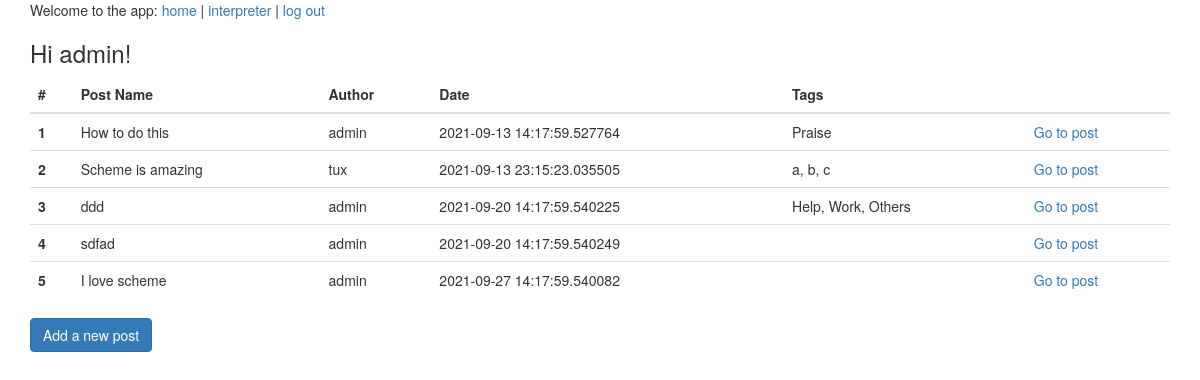
The app's page /mainpage (signed in), older data.
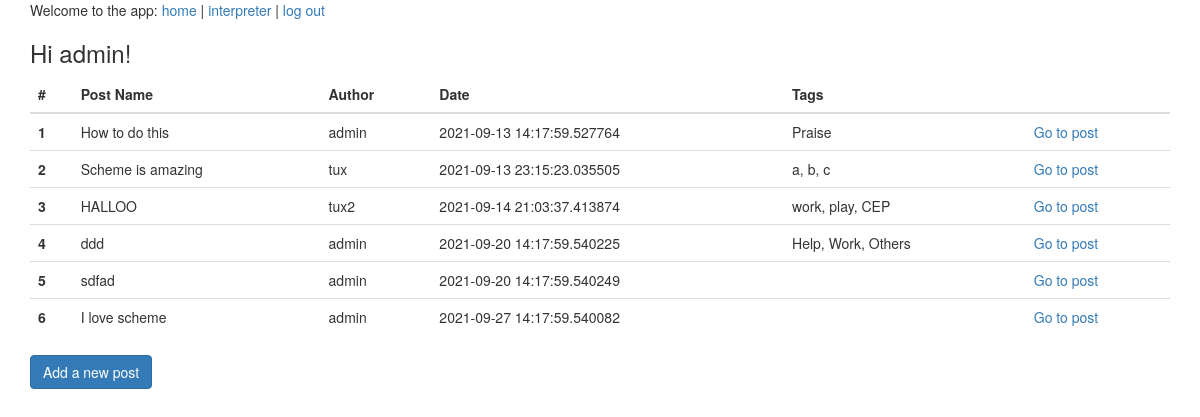
The same page, newer data.
### schemeinterp/models.py (models this page shows, shortened)
class User(db.Model, UserMixin):
    id = db.Column(db.Integer, primary_key=True)
    username = db.Column(db.String(50), unique=True)
    password = db.Column(db.String(256))
    email = db.Column(db.String(120), index=True, unique=True)
    date_created = db.Column(db.DateTime, default=datetime.now())
    posts = db.relationship(
        "Post", backref="user", lazy="joined"
    )  # ONE TO MANY relship for post
    replies = db.relationship("Reply", backref="user", lazy="joined")
    tags = db.relationship(
        "Tag", backref="user", lazy="joined"
    )  # ONE TO MANY relship for tags

class Post(db.Model):
    id = db.Column(db.Integer, primary_key=True)
    name = db.Column(db.String(256))
    description = db.Column(db.String(256))
    tdate = db.Column(db.DateTime)
    user_id = db.Column(db.Integer, db.ForeignKey("user.id"))
    tags = db.relationship("Tag", backref="posts", lazy=True)
    replies = db.relationship("Reply", backref="reply", lazy=True)

class Tag(db.Model):
    id = db.Column(db.Integer, primary_key=True)
    name = db.Column(db.String(256))
    user_id = db.Column(db.Integer, db.ForeignKey("user.id"))  # links to user
    post_id = db.Column(db.Integer, db.ForeignKey("post.id"))

### schemeinterp/views.py (the view)
@app.route("/mainpage")
@login_required
def index():
    posts = Post.query.order_by(Post.tdate).all()
    users = []
    for i in range(len(posts)):
        users.append(User.query.filter_by(id=posts[i].user_id).first().username)
    return render_template("mainpage.html", tasks=posts, users=users)

### schemeinterp/models.py (called while the page is built)
@login.user_loader
def load_user(user_id):
    return User.query.get(int(user_id))

### schemeinterp/templates/mainpage.html
{% extends "template.html" %}
{% block content %}
<div class="container">
  {% if current_user.is_authenticated %}
    <h3>Hi {{ current_user.username }}!</h3>
  {% endif %}
  <table class="table">
  <thead>
    <tr>
      <th scope="col">#</th>
      <th scope="col">Post Name</th>
      <th scope="col">Author</th>
      <th scope="col">Date</th>
      <th scope="col">Tags</th>
      <th scope="col"></th>
    </tr>
  </thead>
  <tbody>
    {% for task in range(tasks|length) %}
    <tr>
      <th scope="row">{{loop.index}}</th>
      <td>{{tasks[task].name}}</td>
      <td>{{users[task]}}</td>
      <td>{{tasks[task].tdate}}</td>
      <td>{% for tag in tasks[task].tags %}
            {% if loop.index != loop.length %}
              {{tag.name}},
            {% else %}
              {{tag.name}}
            {% endif %}
          {% endfor %}
      </td>
      <td><a href="/postpage/{{tasks[task].id}}">Go to post</a></td>
    </tr>
    {% endfor %}
  </tbody>
</table>
  <form action="{{url_for("wtform")}}">
  <input type="Submit" value="Add a new post" class="btn btn-primary" >
  </form>
</div>
{% endblock %}

### schemeinterp/templates/template.html (shortened to what this page needs)
{% extends "bootstrap/base.html" %}
{% block styles %}
{{super()}}
<link rel="stylesheet"
      href="{{url_for('static', filename='styles.css')}}">
{% endblock %}
{% block navbar %}
  <div class="container">
    <div>
      Welcome to the app:
      <a href="/mainpage">home</a> |
      <a href="/">interpreter</a> |
    {% if current_user.is_anonymous %}
      <a href="{{ url_for('login') }}">log in</a> or
      <a href="/signup"> create a new account</a>
    {% else %}
      <a href="{{ url_for('logout') }}">log out</a>
    {% endif %}
    </div>
  </div>
{% endblock %}

Row changes from the older to the newer data that the page shows:
added Post: name "HALLOO", tdate "2021-09-14 21:03:37.413874"
added User: username "tux2"
added Tag: name "work", shown under "HALLOO"
added Tag: name "play", shown under "HALLOO"
added Tag: name "CEP", shown under "HALLOO"
Text that changed along with them:
new list line: "3 Go to post"
